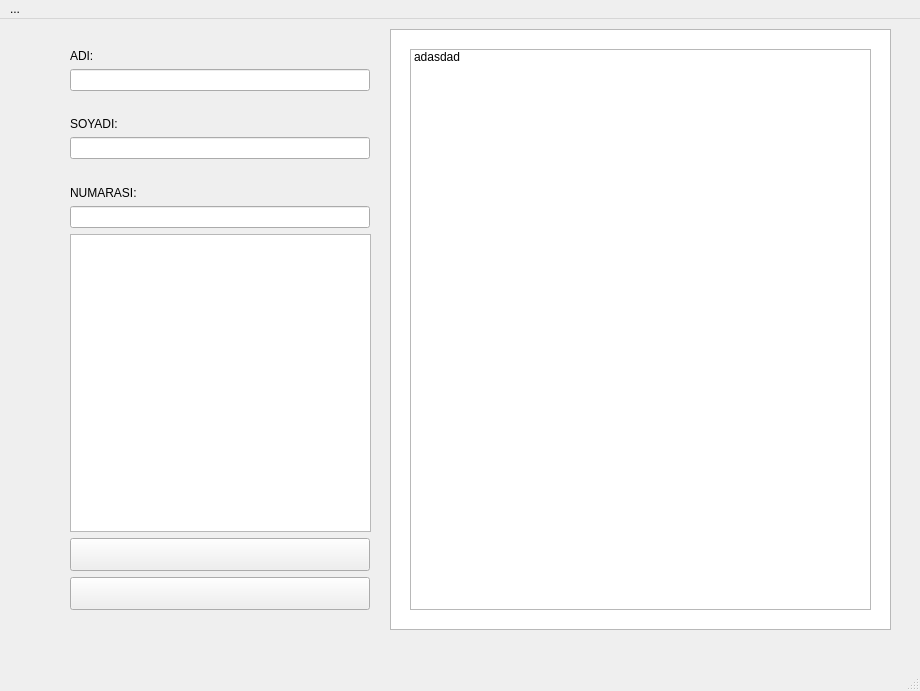
<?xml version="1.0" encoding="UTF-8"?>
<ui version="4.0">
 <class>MainWindow</class>
 <widget class="QMainWindow" name="MainWindow">
  <property name="geometry">
   <rect>
    <x>0</x>
    <y>0</y>
    <width>920</width>
    <height>691</height>
   </rect>
  </property>
  <property name="minimumSize">
   <size>
    <width>920</width>
    <height>691</height>
   </size>
  </property>
  <property name="maximumSize">
   <size>
    <width>920</width>
    <height>691</height>
   </size>
  </property>
  <property name="windowTitle">
   <string>Öğrenci Ekle/Çıkar</string>
  </property>
  <property name="windowIcon">
   <iconset resource="../onizlenim/resim.qrc">
    <normaloff>:/newPrefix/resim/0.png</normaloff>:/newPrefix/resim/0.png</iconset>
  </property>
  <property name="styleSheet">
   <string notr="true">font: 75 14pt &quot;MS Shell Dlg 2&quot;;</string>
  </property>
  <widget class="QWidget" name="centralwidget">
   <widget class="QWidget" name="verticalLayoutWidget">
    <property name="geometry">
     <rect>
      <x>70</x>
      <y>30</y>
      <width>301</width>
      <height>561</height>
     </rect>
    </property>
    <layout class="QVBoxLayout" name="verticalLayout">
     <item>
      <widget class="QLabel" name="label">
       <property name="maximumSize">
        <size>
         <width>300</width>
         <height>25</height>
        </size>
       </property>
       <property name="styleSheet">
        <string notr="true">font: 12pt &quot;MS Shell Dlg 2&quot;;</string>
       </property>
       <property name="text">
        <string>ADI:</string>
       </property>
      </widget>
     </item>
     <item>
      <widget class="QLineEdit" name="lineEdit">
       <property name="maximumSize">
        <size>
         <width>300</width>
         <height>60</height>
        </size>
       </property>
       <property name="styleSheet">
        <string notr="true">font: 12pt &quot;MS Shell Dlg 2&quot;;</string>
       </property>
      </widget>
     </item>
     <item>
      <spacer name="horizontalSpacer_2">
       <property name="orientation">
        <enum>Qt::Horizontal</enum>
       </property>
       <property name="sizeHint" stdset="0">
        <size>
         <width>40</width>
         <height>20</height>
        </size>
       </property>
      </spacer>
     </item>
     <item>
      <widget class="QLabel" name="label_2">
       <property name="maximumSize">
        <size>
         <width>300</width>
         <height>25</height>
        </size>
       </property>
       <property name="styleSheet">
        <string notr="true">font: 12pt &quot;MS Shell Dlg 2&quot;;</string>
       </property>
       <property name="text">
        <string>SOYADI:</string>
       </property>
      </widget>
     </item>
     <item>
      <widget class="QLineEdit" name="lineEdit_2">
       <property name="maximumSize">
        <size>
         <width>300</width>
         <height>60</height>
        </size>
       </property>
       <property name="styleSheet">
        <string notr="true">font: 12pt &quot;MS Shell Dlg 2&quot;;
font: 12pt &quot;MS Shell Dlg 2&quot;;</string>
       </property>
      </widget>
     </item>
     <item>
      <spacer name="horizontalSpacer">
       <property name="orientation">
        <enum>Qt::Horizontal</enum>
       </property>
       <property name="sizeHint" stdset="0">
        <size>
         <width>40</width>
         <height>20</height>
        </size>
       </property>
      </spacer>
     </item>
     <item>
      <layout class="QHBoxLayout" name="horizontalLayout">
       <item>
        <widget class="QLabel" name="label_3">
         <property name="maximumSize">
          <size>
           <width>300</width>
           <height>25</height>
          </size>
         </property>
         <property name="styleSheet">
          <string notr="true">font: 12pt &quot;MS Shell Dlg 2&quot;;</string>
         </property>
         <property name="text">
          <string>NUMARASI:</string>
         </property>
        </widget>
       </item>
       <item>
        <widget class="QLabel" name="label_4">
         <property name="maximumSize">
          <size>
           <width>9999</width>
           <height>25</height>
          </size>
         </property>
         <property name="font">
          <font>
           <family>MS Shell Dlg 2</family>
           <pointsize>10</pointsize>
           <weight>50</weight>
           <italic>false</italic>
           <bold>false</bold>
          </font>
         </property>
         <property name="styleSheet">
          <string notr="true">font: 10pt &quot;MS Shell Dlg 2&quot;;
color: rgb(255, 0, 0);</string>
         </property>
         <property name="text">
          <string/>
         </property>
        </widget>
       </item>
      </layout>
     </item>
     <item>
      <widget class="QLineEdit" name="lineEdit_3">
       <property name="maximumSize">
        <size>
         <width>300</width>
         <height>60</height>
        </size>
       </property>
       <property name="styleSheet">
        <string notr="true">font: 12pt &quot;MS Shell Dlg 2&quot;;</string>
       </property>
      </widget>
     </item>
     <item>
      <widget class="QListWidget" name="listWidget_2">
       <property name="styleSheet">
        <string notr="true">border-image: url(:/newPrefix/resim/egitimRotam.png);</string>
       </property>
      </widget>
     </item>
     <item>
      <widget class="QPushButton" name="pushButton_2">
       <property name="sizePolicy">
        <sizepolicy hsizetype="Preferred" vsizetype="Preferred">
         <horstretch>0</horstretch>
         <verstretch>0</verstretch>
        </sizepolicy>
       </property>
       <property name="minimumSize">
        <size>
         <width>0</width>
         <height>33</height>
        </size>
       </property>
       <property name="maximumSize">
        <size>
         <width>300</width>
         <height>300</height>
        </size>
       </property>
       <property name="styleSheet">
        <string notr="true">font: 12pt &quot;MS Shell Dlg 2&quot;;
border-image: url(:/newPrefix/resim/ekle.png);</string>
       </property>
       <property name="text">
        <string/>
       </property>
      </widget>
     </item>
     <item>
      <widget class="QPushButton" name="pushButton">
       <property name="sizePolicy">
        <sizepolicy hsizetype="Preferred" vsizetype="Preferred">
         <horstretch>0</horstretch>
         <verstretch>0</verstretch>
        </sizepolicy>
       </property>
       <property name="minimumSize">
        <size>
         <width>0</width>
         <height>33</height>
        </size>
       </property>
       <property name="maximumSize">
        <size>
         <width>300</width>
         <height>300</height>
        </size>
       </property>
       <property name="styleSheet">
        <string notr="true">font: 12pt &quot;MS Shell Dlg 2&quot;;
border-image: url(:/newPrefix/resim/cikar.png);</string>
       </property>
       <property name="text">
        <string/>
       </property>
      </widget>
     </item>
    </layout>
   </widget>
   <widget class="QListWidget" name="listWidget">
    <property name="geometry">
     <rect>
      <x>410</x>
      <y>30</y>
      <width>461</width>
      <height>561</height>
     </rect>
    </property>
    <property name="styleSheet">
     <string notr="true">font: 10pt &quot;MS Shell Dlg 2&quot;;
border-image: url(:/newPrefix/resim/bos.png);
</string>
    </property>
    <item>
     <property name="text">
      <string>adasdad</string>
     </property>
    </item>
   </widget>
   <widget class="QListWidget" name="listWidget_3">
    <property name="geometry">
     <rect>
      <x>390</x>
      <y>10</y>
      <width>501</width>
      <height>601</height>
     </rect>
    </property>
    <property name="styleSheet">
     <string notr="true">font: 10pt &quot;MS Shell Dlg 2&quot;;
border-image: url(:/newPrefix/resim/ekle_cikar_liste.png);</string>
    </property>
   </widget>
   <zorder>listWidget_3</zorder>
   <zorder>verticalLayoutWidget</zorder>
   <zorder>listWidget</zorder>
  </widget>
  <widget class="QMenuBar" name="menubar">
   <property name="geometry">
    <rect>
     <x>0</x>
     <y>0</y>
     <width>920</width>
     <height>34</height>
    </rect>
   </property>
   <widget class="QMenu" name="menu">
    <property name="title">
     <string>...</string>
    </property>
    <addaction name="action_RENC_BUL"/>
    <addaction name="actionY_NELE"/>
   </widget>
   <addaction name="menu"/>
  </widget>
  <widget class="QStatusBar" name="statusbar"/>
  <action name="action_RENC_BUL">
   <property name="text">
    <string>ÖĞRENCİ BUL</string>
   </property>
   <property name="font">
    <font>
     <pointsize>12</pointsize>
    </font>
   </property>
  </action>
  <action name="actionY_NELE">
   <property name="text">
    <string>YENİLE</string>
   </property>
  </action>
 </widget>
 <resources>
  <include location="../onizlenim/resim.qrc"/>
 </resources>
 <connections/>
</ui>
